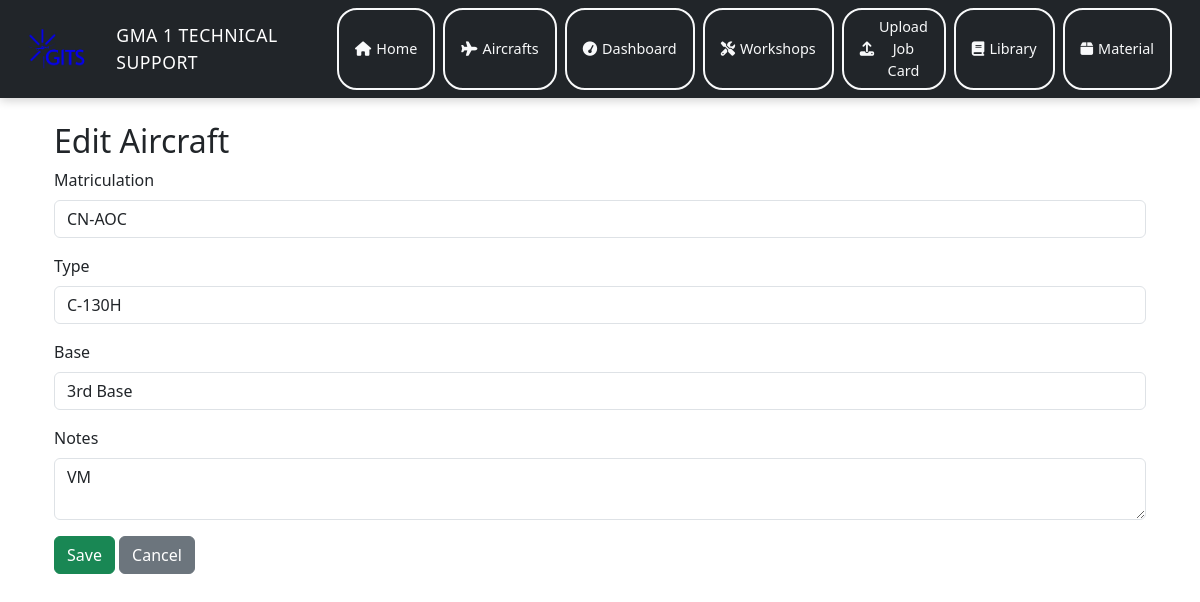
The app's page /aircrafts/edit/1 with its own data.
### tables this page shows
CREATE TABLE aircrafts (
        id INTEGER PRIMARY KEY AUTOINCREMENT,
        matriculation TEXT UNIQUE NOT NULL,
        type TEXT,
        base TEXT,
        notes TEXT
    );

### app.py (the view, shortened to what this page needs)
@app.route("/aircrafts/edit/<int:aircraft_id>", methods=["GET", "POST"])
def edit_aircraft(aircraft_id):
    conn = sqlite3.connect(DB_FILE)
    c = conn.cursor()
    c.execute("SELECT id, matriculation, type, base, notes FROM aircrafts WHERE id=?", (aircraft_id,))
    aircraft = c.fetchone()
    conn.close()
    return render_template("aircraft_form.html", aircraft=aircraft)

### templates/aircraft_form.html
{% extends "base.html" %}
{% block content %}
<div class="container">
  <h2>{{ "Edit Aircraft" if aircraft else "New Aircraft" }}</h2>
  <form method="POST">
    <div class="mb-3">
      <label class="form-label">Matriculation</label>
      <input type="text" name="matriculation" class="form-control"
             value="{{ aircraft[1] if aircraft else '' }}" required>
    </div>
    <div class="mb-3">
      <label class="form-label">Type</label>
      <input type="text" name="type" class="form-control"
             value="{{ aircraft[2] if aircraft else '' }}">
    </div>
    <div class="mb-3">
      <label class="form-label">Base</label>
      <input type="text" name="base" class="form-control"
             value="{{ aircraft[3] if aircraft else '' }}">
    </div>
    <div class="mb-3">
      <label class="form-label">Notes</label>
      <textarea name="notes" class="form-control">{{ aircraft[4] if aircraft else '' }}</textarea>
    </div>
    <button type="submit" class="btn btn-success">Save</button>
    <a href="{{ url_for('list_aircrafts') }}" class="btn btn-secondary">Cancel</a>
  </form>
</div>
{% endblock %}

### records on screen
aircrafts: matriculation "CN-AOC", type "C-130H", base "3rd Base", notes "VM"

### other values on screen
{{ "Edit Aircraft" if aircraft else "New Aircraft" }} "Edit Aircraft"
